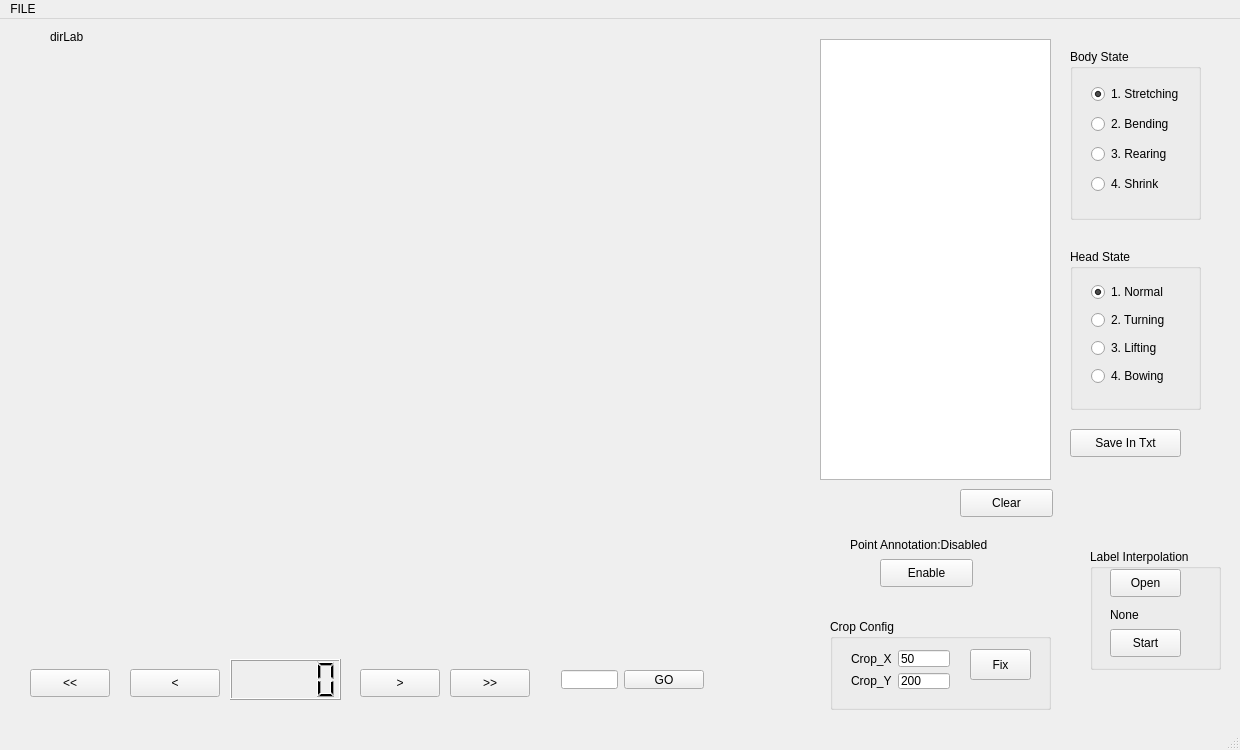
<?xml version="1.0" encoding="UTF-8"?>
<ui version="4.0">
 <class>BehaviorLabel</class>
 <widget class="QMainWindow" name="BehaviorLabel">
  <property name="geometry">
   <rect>
    <x>0</x>
    <y>0</y>
    <width>1240</width>
    <height>750</height>
   </rect>
  </property>
  <property name="windowTitle">
   <string>BehaviorLabel</string>
  </property>
  <widget class="QWidget" name="centralWidget">
   <widget class="QLabel" name="dirLab">
    <property name="geometry">
     <rect>
      <x>50</x>
      <y>10</y>
      <width>391</width>
      <height>16</height>
     </rect>
    </property>
    <property name="text">
     <string>dirLab</string>
    </property>
   </widget>
   <widget class="QLabel" name="imgLab">
    <property name="geometry">
     <rect>
      <x>10</x>
      <y>30</y>
      <width>800</width>
      <height>600</height>
     </rect>
    </property>
    <property name="text">
     <string/>
    </property>
   </widget>
   <widget class="QGroupBox" name="groupBox">
    <property name="geometry">
     <rect>
      <x>1070</x>
      <y>30</y>
      <width>131</width>
      <height>171</height>
     </rect>
    </property>
    <property name="title">
     <string>Body State</string>
    </property>
    <widget class="QWidget" name="verticalLayoutWidget">
     <property name="geometry">
      <rect>
       <x>10</x>
       <y>20</y>
       <width>111</width>
       <height>141</height>
      </rect>
     </property>
     <layout class="QVBoxLayout" name="verticalLayout">
      <item>
       <widget class="QRadioButton" name="radioButton">
        <property name="text">
         <string>1. Stretching</string>
        </property>
        <property name="checked">
         <bool>true</bool>
        </property>
        <property name="autoExclusive">
         <bool>true</bool>
        </property>
       </widget>
      </item>
      <item>
       <widget class="QRadioButton" name="radioButton_2">
        <property name="text">
         <string>2. Bending</string>
        </property>
       </widget>
      </item>
      <item>
       <widget class="QRadioButton" name="radioButton_3">
        <property name="text">
         <string>3. Rearing</string>
        </property>
       </widget>
      </item>
      <item>
       <widget class="QRadioButton" name="radioButton_4">
        <property name="text">
         <string>4. Shrink</string>
        </property>
       </widget>
      </item>
     </layout>
    </widget>
   </widget>
   <widget class="QPushButton" name="BtnSave">
    <property name="geometry">
     <rect>
      <x>1070</x>
      <y>410</y>
      <width>111</width>
      <height>28</height>
     </rect>
    </property>
    <property name="text">
     <string>Save In Txt</string>
    </property>
   </widget>
   <widget class="QTextEdit" name="sysLog">
    <property name="geometry">
     <rect>
      <x>820</x>
      <y>20</y>
      <width>231</width>
      <height>441</height>
     </rect>
    </property>
   </widget>
   <widget class="QPushButton" name="BtnPrev">
    <property name="geometry">
     <rect>
      <x>30</x>
      <y>650</y>
      <width>80</width>
      <height>28</height>
     </rect>
    </property>
    <property name="text">
     <string>&lt;&lt;</string>
    </property>
   </widget>
   <widget class="QPushButton" name="BtnNext">
    <property name="geometry">
     <rect>
      <x>450</x>
      <y>650</y>
      <width>80</width>
      <height>28</height>
     </rect>
    </property>
    <property name="font">
     <font>
      <weight>50</weight>
      <bold>false</bold>
     </font>
    </property>
    <property name="text">
     <string>&gt;&gt;</string>
    </property>
   </widget>
   <widget class="QLCDNumber" name="lcdCounter">
    <property name="geometry">
     <rect>
      <x>230</x>
      <y>640</y>
      <width>111</width>
      <height>41</height>
     </rect>
    </property>
   </widget>
   <widget class="QWidget" name="horizontalLayoutWidget">
    <property name="geometry">
     <rect>
      <x>550</x>
      <y>640</y>
      <width>165</width>
      <height>41</height>
     </rect>
    </property>
    <layout class="QHBoxLayout" name="horizontalLayout">
     <item>
      <widget class="QLineEdit" name="lineEdit_Jump"/>
     </item>
     <item>
      <widget class="QPushButton" name="BtnJump">
       <property name="text">
        <string>GO</string>
       </property>
      </widget>
     </item>
    </layout>
   </widget>
   <widget class="QPushButton" name="pushButton">
    <property name="geometry">
     <rect>
      <x>960</x>
      <y>470</y>
      <width>93</width>
      <height>28</height>
     </rect>
    </property>
    <property name="text">
     <string>Clear</string>
    </property>
   </widget>
   <widget class="QGroupBox" name="groupBox_2">
    <property name="geometry">
     <rect>
      <x>1090</x>
      <y>530</y>
      <width>131</width>
      <height>121</height>
     </rect>
    </property>
    <property name="title">
     <string>Label Interpolation</string>
    </property>
    <widget class="QPushButton" name="BtnOpenLabelFile">
     <property name="geometry">
      <rect>
       <x>20</x>
       <y>20</y>
       <width>71</width>
       <height>28</height>
      </rect>
     </property>
     <property name="text">
      <string>Open</string>
     </property>
    </widget>
    <widget class="QLabel" name="labelInfo">
     <property name="geometry">
      <rect>
       <x>20</x>
       <y>50</y>
       <width>91</width>
       <height>31</height>
      </rect>
     </property>
     <property name="text">
      <string>None</string>
     </property>
    </widget>
    <widget class="QPushButton" name="BtnLabelStart">
     <property name="geometry">
      <rect>
       <x>20</x>
       <y>80</y>
       <width>71</width>
       <height>28</height>
      </rect>
     </property>
     <property name="text">
      <string>Start</string>
     </property>
    </widget>
   </widget>
   <widget class="QPushButton" name="pushButton_2">
    <property name="geometry">
     <rect>
      <x>880</x>
      <y>540</y>
      <width>93</width>
      <height>28</height>
     </rect>
    </property>
    <property name="text">
     <string>Enable</string>
    </property>
   </widget>
   <widget class="QLabel" name="lab_point">
    <property name="geometry">
     <rect>
      <x>850</x>
      <y>510</y>
      <width>191</width>
      <height>31</height>
     </rect>
    </property>
    <property name="text">
     <string>Point Annotation:Disabled</string>
    </property>
   </widget>
   <widget class="QGroupBox" name="groupBox_3">
    <property name="geometry">
     <rect>
      <x>830</x>
      <y>600</y>
      <width>221</width>
      <height>91</height>
     </rect>
    </property>
    <property name="title">
     <string>Crop Config</string>
    </property>
    <widget class="QWidget" name="gridLayoutWidget">
     <property name="geometry">
      <rect>
       <x>10</x>
       <y>20</y>
       <width>121</width>
       <height>61</height>
      </rect>
     </property>
     <layout class="QGridLayout" name="gridLayout">
      <item row="0" column="0">
       <widget class="QLabel" name="label">
        <property name="text">
         <string>Crop_X</string>
        </property>
       </widget>
      </item>
      <item row="0" column="1">
       <widget class="QLineEdit" name="lineEdit_cropx">
        <property name="text">
         <string>50</string>
        </property>
       </widget>
      </item>
      <item row="1" column="1">
       <widget class="QLineEdit" name="lineEdit_cropy">
        <property name="text">
         <string>200</string>
        </property>
       </widget>
      </item>
      <item row="1" column="0">
       <widget class="QLabel" name="label_2">
        <property name="text">
         <string>Crop_Y</string>
        </property>
       </widget>
      </item>
     </layout>
    </widget>
    <widget class="QPushButton" name="BtnCrop">
     <property name="geometry">
      <rect>
       <x>140</x>
       <y>30</y>
       <width>61</width>
       <height>31</height>
      </rect>
     </property>
     <property name="text">
      <string>Fix</string>
     </property>
    </widget>
   </widget>
   <widget class="QPushButton" name="BtnNextFrame">
    <property name="geometry">
     <rect>
      <x>360</x>
      <y>650</y>
      <width>80</width>
      <height>28</height>
     </rect>
    </property>
    <property name="text">
     <string>&gt;</string>
    </property>
   </widget>
   <widget class="QPushButton" name="BtnPrevFrame">
    <property name="geometry">
     <rect>
      <x>130</x>
      <y>650</y>
      <width>90</width>
      <height>28</height>
     </rect>
    </property>
    <property name="text">
     <string>&lt;</string>
    </property>
   </widget>
   <widget class="QGroupBox" name="groupBox_4">
    <property name="geometry">
     <rect>
      <x>1070</x>
      <y>230</y>
      <width>131</width>
      <height>161</height>
     </rect>
    </property>
    <property name="title">
     <string>Head State</string>
    </property>
    <widget class="QWidget" name="verticalLayoutWidget_2">
     <property name="geometry">
      <rect>
       <x>10</x>
       <y>20</y>
       <width>111</width>
       <height>131</height>
      </rect>
     </property>
     <layout class="QVBoxLayout" name="verticalLayout_2">
      <item>
       <widget class="QRadioButton" name="radioHead_1">
        <property name="text">
         <string>1. Normal</string>
        </property>
        <property name="checked">
         <bool>true</bool>
        </property>
       </widget>
      </item>
      <item>
       <widget class="QRadioButton" name="radioHead_2">
        <property name="text">
         <string>2. Turning</string>
        </property>
       </widget>
      </item>
      <item>
       <widget class="QRadioButton" name="radioHead_3">
        <property name="text">
         <string>3. Lifting</string>
        </property>
       </widget>
      </item>
      <item>
       <widget class="QRadioButton" name="radioHead_4">
        <property name="text">
         <string>4. Bowing</string>
        </property>
       </widget>
      </item>
     </layout>
    </widget>
   </widget>
  </widget>
  <widget class="QMenuBar" name="menuBar">
   <property name="geometry">
    <rect>
     <x>0</x>
     <y>0</y>
     <width>1240</width>
     <height>26</height>
    </rect>
   </property>
   <widget class="QMenu" name="menuFILE">
    <property name="title">
     <string>FILE</string>
    </property>
    <addaction name="actionOpen_Folder"/>
    <addaction name="separator"/>
    <addaction name="actionExit"/>
   </widget>
   <addaction name="menuFILE"/>
  </widget>
  <widget class="QStatusBar" name="statusBar"/>
  <action name="actionOpen_Folder">
   <property name="text">
    <string>Open Folder</string>
   </property>
  </action>
  <action name="actionExit">
   <property name="text">
    <string>Exit</string>
   </property>
  </action>
 </widget>
 <layoutdefault spacing="6" margin="11"/>
 <resources/>
 <connections>
  <connection>
   <sender>actionExit</sender>
   <signal>triggered()</signal>
   <receiver>BehaviorLabel</receiver>
   <slot>close()</slot>
   <hints>
    <hint type="sourcelabel">
     <x>-1</x>
     <y>-1</y>
    </hint>
    <hint type="destinationlabel">
     <x>442</x>
     <y>266</y>
    </hint>
   </hints>
  </connection>
 </connections>
</ui>
